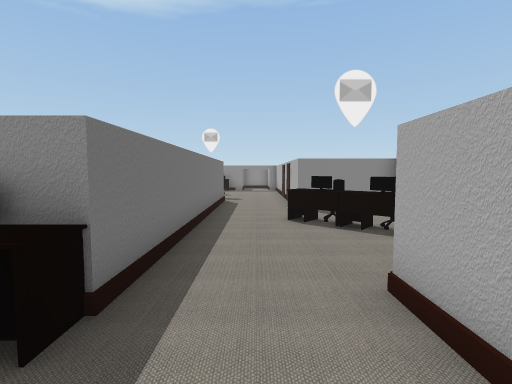
[1] (above)

16 first-person views from a walk through a 3-D level made in the Unity game engine. The camera is 1.3 m above the floor, tilts 4° down and sees 85° across. The floor is counted in squares, 1 m on a side. Each view is taken from the middle of a square. On the plan, view 1 faces up. The plan holds only what a view shows up to about 13 squares ahead; the rest is blank. The player is left out. Some surface patterns are stand-ins.

[2]
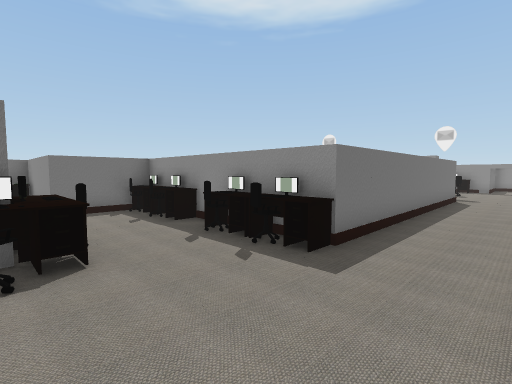

[3]
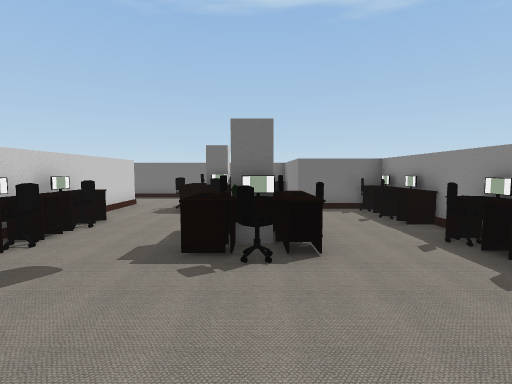

[4]
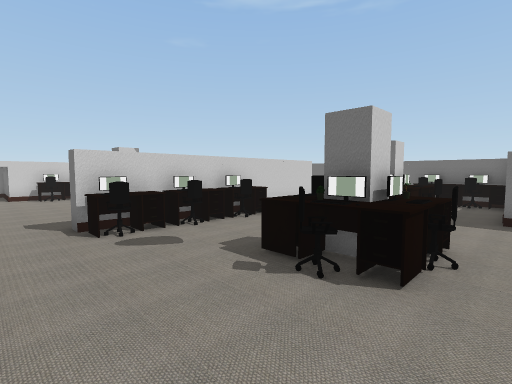

[5]
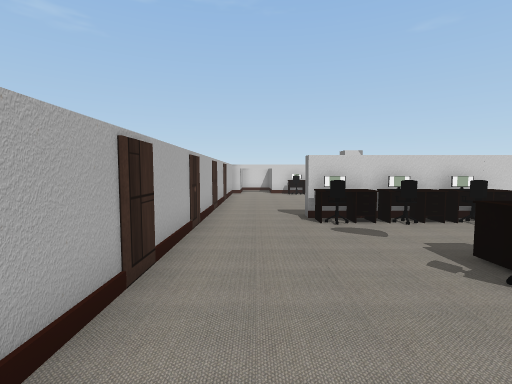

[6]
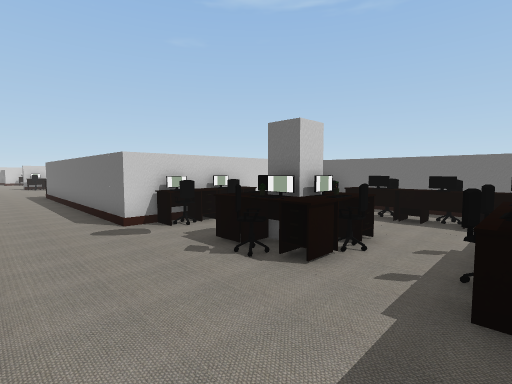

[7]
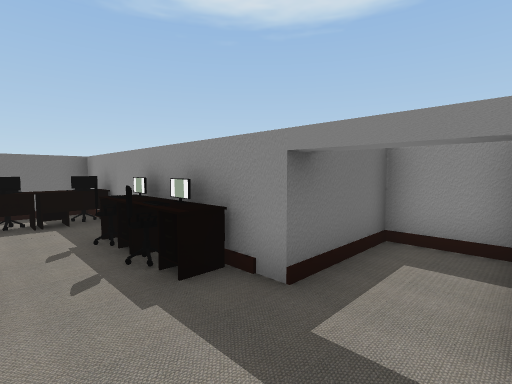

[8]
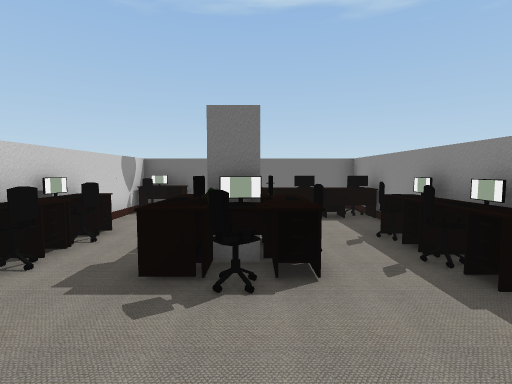

[9]
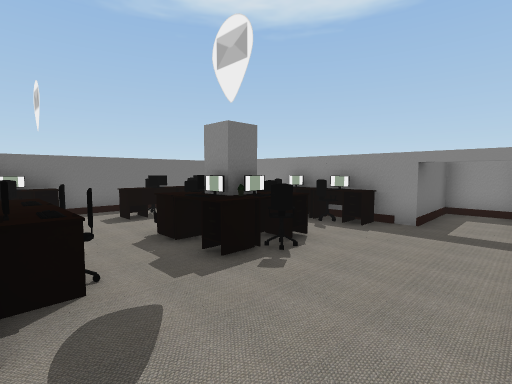

[10]
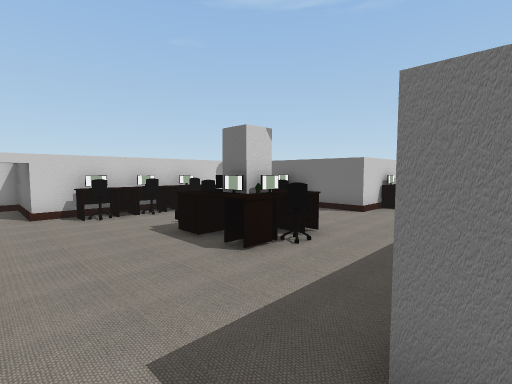

[11]
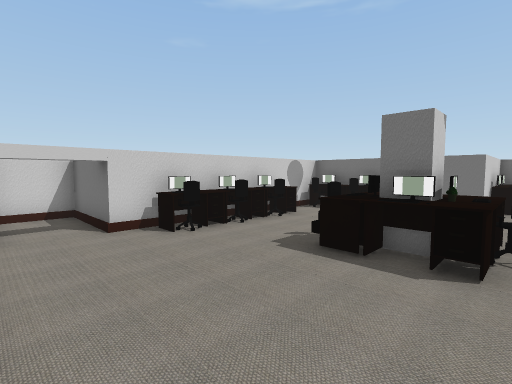

[12]
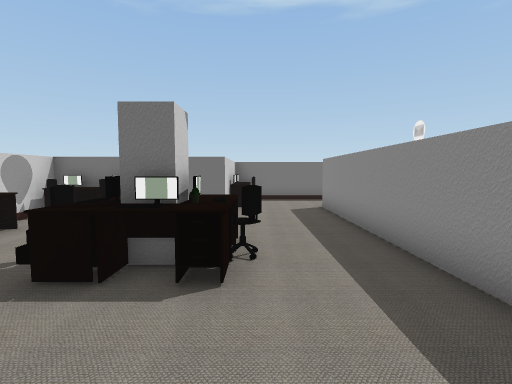

[13]
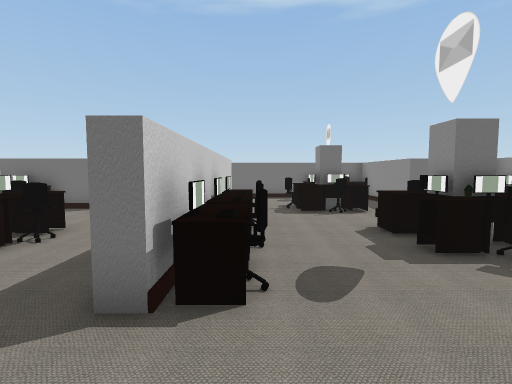

[14]
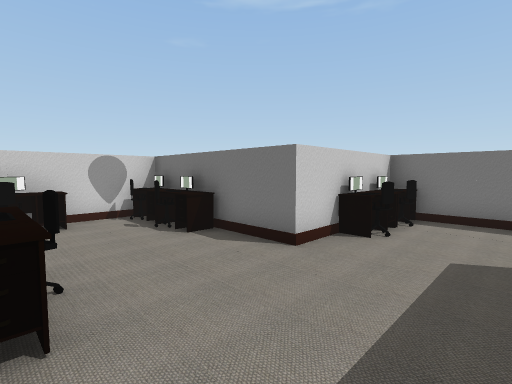

[15]
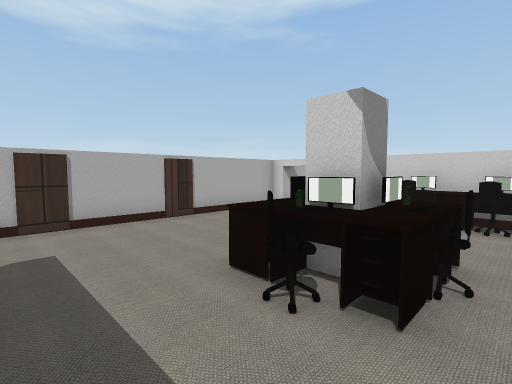

[16]
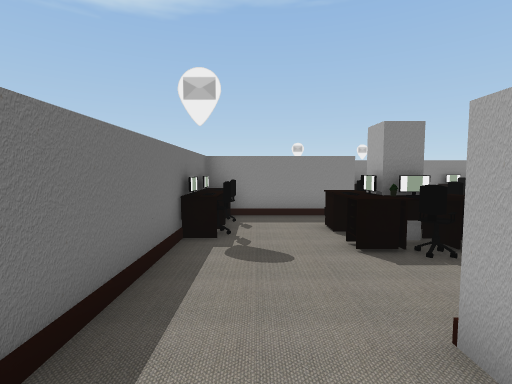

### Floor plan
Points are (right, up) in squares from view 1. A wall is a line through its corners. A room is listed if a view was taken in it or the views show most of it. See-through windows are left out.
Room 1 (views 1, 2, 3, 4, 5, 6, 7, 8, 9)
walls: (1.5, 1.5) (1.5, 3); (5.1, 10) (1.5, 10) (1.5, 13.1); (1.5, -5.5) (1.5, -0.5); (-3.5, -7) (-1.5, -7); (-5.5, -7) (-4.5, -7); (-1.4, 20.5) (-9, 20.5) (-9, 13) (-1.5, 13) (-1.5, 2.5) (-9, 2.5) (-9, -0.5) (-13.5, -0.5) (-13.5, -5.5); (-10.5, -7) (-6.5, -7)
ways out: opening at (-12, -6.3) to room 2; opening at (-2.5, -6.5) to room 2
objects: chair (-13, -3); desk (-13, -2) to (-13, -1); other object (-12, -3); other object (-10, -5) to (-8, -2); desk (-9, 14); other object (-8, 1); other object (-8, 2); chair (-8, 14); other object (-8, 17); chair (-8, 18) to (-8, 19); other object (-8, 20); other object (-7, 1); chair (-7, 2); other object (-7, 14); desk (-7, 16) to (-7, 17); desk (-7, 18); desk (-7, 19) to (-7, 20); chair (-6, -6) to (-5, -6); other object (-6, -3) to (-3, -1); desk (-6, 2); other object (-5, 2); desk (-5, 13) to (-4, 14); other object (-5, 16) to (-2, 18); desk (-5, 20); chair (-4, -5); chair (-4, 2); chair (-4, 15); chair (-4, 20); desk (-3, -6) to (-2, -6); desk (-3, 2); desk (-3, 13); chair (-3, 14); other object (-3, 19); chair (-3, 20); desk (-2, 2); desk (-2, 20); chair (-1, -6); other object (-1, 21) to (1, 23); desk (1, 7) to (1, 8); desk (2, 7); chair (2, 8); other object (3, 6) to (3, 7)
Room 2 (views 10, 11, 12, 13, 14, 15, 16)
walls: (-2.6, -7.5) (-10.5, -7.5) (-10.5, -7); (-4.5, -7) (-3.5, -7); (-6.5, -7) (-5.5, -7); (-1.5, -7) (-1.5, -7.5); (-9, -15.4) (-9, -16.5) (-1.5, -16.5); (1.5, -16.5) (1.5, -5.5); (-13.5, -5.5) (-13.5, -11) (-9, -11) (-9, -13.5)
ways out: opening at (-12, -6.3) to room 1; opening at (-2.5, -6.5) to room 1
objects: desk (-13, -11) to (-13, -10); chair (-12, -10); desk (-11, -11) to (-11, -10); chair (-10, -10); desk (-9, -15); desk (-9, -15) to (-8, -14); chair (-8, -16); chair (-8, -14); other object (-7, -16); other object (-7, -14); desk (-6, -16) to (-5, -16); desk (-6, -7); chair (-5, -15); other object (-5, -13) to (-3, -10); desk (-4, -16); chair (-4, -15); desk (-4, -7) to (-4, -6); desk (-3, -16) to (-2, -16); chair (-2, -15); other object (-1, -19) to (1, -17)

Where each view was taken, in squares from view 1:
view 1: 0 up, 0 right, facing up
view 2: 2 down, 1 right, facing up-left
view 3: 2 down, 1 right, facing left
view 4: 0 up, 0 right, facing down-left
view 5: 1 up, 0 right, facing down
view 6: 20 up, 1 right, facing down-left
view 7: 18 up, 1 right, facing up-left
view 8: 17 up, 1 right, facing left
view 9: 13 up, 1 right, facing up-left
view 10: 7 down, 0 right, facing down-left
view 11: 10 down, 1 right, facing down-left
view 12: 10 down, 0 right, facing left
view 13: 6 down, 1 right, facing left
view 14: 8 down, 5 left, facing down-left
view 15: 8 down, 6 left, facing down-right
view 16: 9 down, 12 left, facing up
